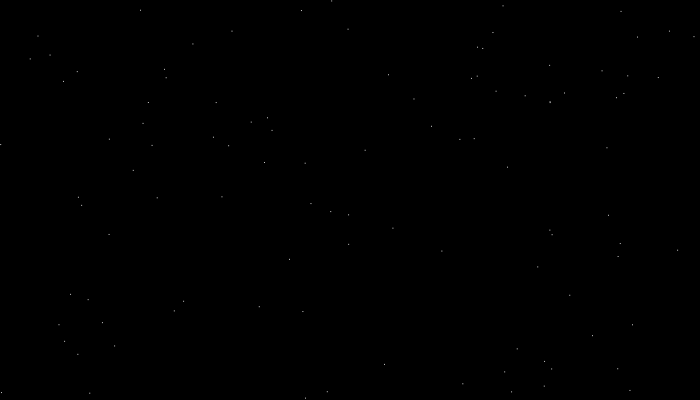
Frame 1 (no input)
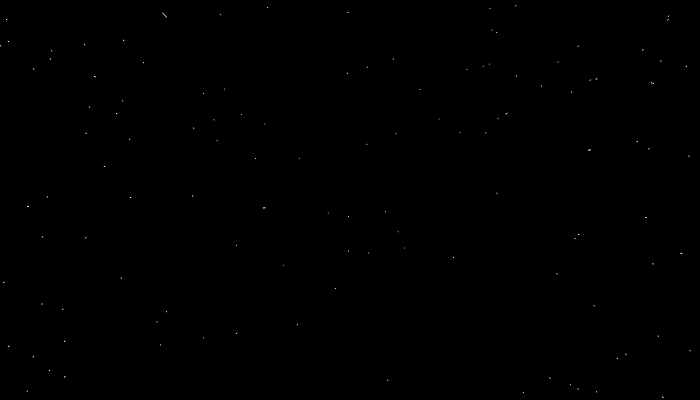
Frame 60 (no input)
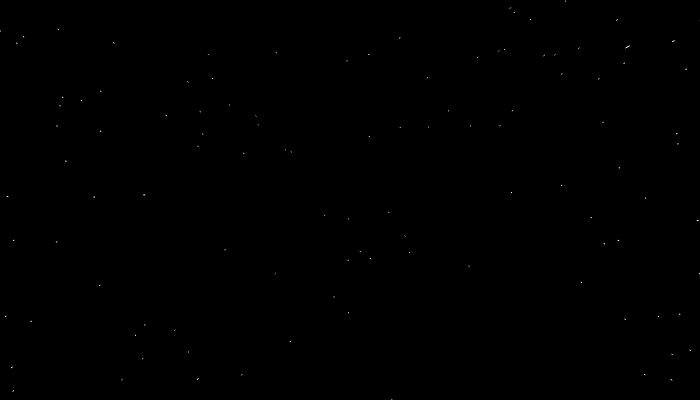
Frame 120 (the mouse pressed at the canvas centre since frame 60)

The p5.js sketch that drew these frames (run headless with seeded random() and noise() and a simulated clock; from frame 60 on, the mouse is pressed at the canvas centre):

// p5.js sketch
// ── sketch.js
var speed;
var stars = new Array(800);

function setup() {
  createCanvas(700,400);
  slider = createSlider(0, 100, 1, 0.1);
  
  for (let i = 0; i < stars.length; i++) {
    stars[i] = new star();
    
  }
}

function draw() {
  background(0);
  translate(width/2, height/2);
  speed = slider.value();
  
  for (let i = 0; i < stars.length; i++) {
    stars[i].show();
    stars[i].update(speed);
    
  }

}
// ── star.js
function star(){
    // essas randomizações consideram a translação para o centro feita na função draw
    let x = random(-width, width); 
    let y = random(-height, height);
    let z = random(width); // z dará a noção de movimento no espaço 2D
    let pz = z; // salva o valor anterior de z 


    this.update = function(speed) {
        z = z - speed;
        
        if(z < 1){ // evitará divisão por 0 e dará continuidade ao movimento
            x = random(-width, width);
            y = random(-height, height);
            z = width; // z dará a noção de movimento e profundidade no espaço 2D
            pz = z; 

        }
    }

    this.show = function () {
        fill(255);
        noStroke();

        // mapeamento de x/z e y/z para o canvas
        let sx = map(x / z, 0, 1, 0, width);
        let sy = map(y / z, 0, 1, 0, height);

        let r = map(z, 0, width, 16, 0); // criará a sensação de proximidade ou distanciamento, já que definirá o tamanho da elipse com base na distancia
        //ellipse(sx, sy, r, r);

        // valores anteriores de x e y 
        let px = map(x / pz, 0, 1, 0, width );
        let py = map(y / pz, 0, 1, 0, height );

        pz = z;

        stroke(255);
        line(px, py, sx, sy); // desenha o raio de luz (quando se esta a uma velocidade mais alta)

    }

}
